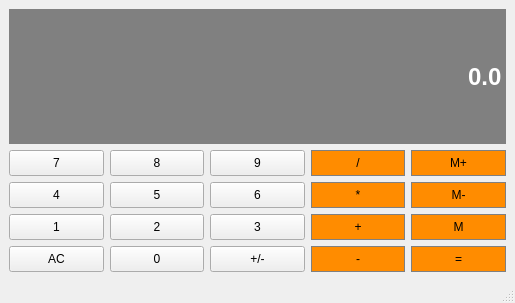
<?xml version="1.0" encoding="UTF-8"?>
<ui version="4.0">
 <class>Calculator</class>
 <widget class="QMainWindow" name="Calculator">
  <property name="geometry">
   <rect>
    <x>0</x>
    <y>0</y>
    <width>515</width>
    <height>303</height>
   </rect>
  </property>
  <property name="windowTitle">
   <string>Calculator</string>
  </property>
  <widget class="QWidget" name="centralwidget">
   <layout class="QGridLayout" name="gridLayout">
    <item row="1" column="3">
     <widget class="QPushButton" name="Divide">
      <property name="sizePolicy">
       <sizepolicy hsizetype="Preferred" vsizetype="Preferred">
        <horstretch>0</horstretch>
        <verstretch>0</verstretch>
       </sizepolicy>
      </property>
      <property name="styleSheet">
       <string notr="true">QPushButton {
	background-color: #FF8C00;
	border: 1px solid gray;
	padding: 5px;
}
	
QPushButton:pressed {
	background-color: #A9A9A9;
	border: 1px solid gray;
	padding: 5px;
}</string>
      </property>
      <property name="text">
       <string>/</string>
      </property>
     </widget>
    </item>
    <item row="0" column="0" colspan="5">
     <widget class="QLineEdit" name="Display">
      <property name="sizePolicy">
       <sizepolicy hsizetype="Preferred" vsizetype="Expanding">
        <horstretch>0</horstretch>
        <verstretch>0</verstretch>
       </sizepolicy>
      </property>
      <property name="font">
       <font>
        <family>Arial</family>
        <pointsize>18</pointsize>
        <bold>true</bold>
       </font>
      </property>
      <property name="styleSheet">
       <string notr="true"> QLineEdit{
	background-color:gray;
	border: 1px solid gray;
	color: #ffffff;
}</string>
      </property>
      <property name="text">
       <string>0.0</string>
      </property>
      <property name="alignment">
       <set>Qt::AlignRight|Qt::AlignTrailing|Qt::AlignVCenter</set>
      </property>
     </widget>
    </item>
    <item row="3" column="3">
     <widget class="QPushButton" name="Add">
      <property name="sizePolicy">
       <sizepolicy hsizetype="Preferred" vsizetype="Preferred">
        <horstretch>0</horstretch>
        <verstretch>0</verstretch>
       </sizepolicy>
      </property>
      <property name="styleSheet">
       <string notr="true">QPushButton {
	background-color: #FF8C00;
	border: 1px solid gray;
	padding: 5px;
}
	
QPushButton:pressed {
	background-color: #A9A9A9;
	border: 1px solid gray;
	padding: 5px;
}</string>
      </property>
      <property name="text">
       <string>+</string>
      </property>
     </widget>
    </item>
    <item row="1" column="2">
     <widget class="QPushButton" name="Button9">
      <property name="sizePolicy">
       <sizepolicy hsizetype="Preferred" vsizetype="Preferred">
        <horstretch>0</horstretch>
        <verstretch>0</verstretch>
       </sizepolicy>
      </property>
      <property name="styleSheet">
       <string notr="true"> QpushButton{
	background-color: #C0C0C0;
	border: 1px solid gray;
	padding: 5px;
}

 QpushButton:pressed{
	background-color: #A9A9A9;
	border: 1px solid gray;
	padding: 5px;
}</string>
      </property>
      <property name="text">
       <string>9</string>
      </property>
     </widget>
    </item>
    <item row="2" column="3">
     <widget class="QPushButton" name="Multiply">
      <property name="sizePolicy">
       <sizepolicy hsizetype="Preferred" vsizetype="Preferred">
        <horstretch>0</horstretch>
        <verstretch>0</verstretch>
       </sizepolicy>
      </property>
      <property name="styleSheet">
       <string notr="true">QPushButton {
	background-color: #FF8C00;
	border: 1px solid gray;
	padding: 5px;
}
	
QPushButton:pressed {
	background-color: #A9A9A9;
	border: 1px solid gray;
	padding: 5px;
}</string>
      </property>
      <property name="text">
       <string>*</string>
      </property>
     </widget>
    </item>
    <item row="4" column="1">
     <widget class="QPushButton" name="Button0">
      <property name="sizePolicy">
       <sizepolicy hsizetype="Preferred" vsizetype="Preferred">
        <horstretch>0</horstretch>
        <verstretch>0</verstretch>
       </sizepolicy>
      </property>
      <property name="styleSheet">
       <string notr="true"> QpushButton{
	background-color: #C0C0C0;
	border: 1px solid gray;
	padding: 5px;
}

 QpushButton:pressed{
	background-color: #A9A9A9;
	border: 1px solid gray;
	padding: 5px;
}</string>
      </property>
      <property name="text">
       <string>0</string>
      </property>
     </widget>
    </item>
    <item row="4" column="4">
     <widget class="QPushButton" name="Equals">
      <property name="sizePolicy">
       <sizepolicy hsizetype="Preferred" vsizetype="Preferred">
        <horstretch>0</horstretch>
        <verstretch>0</verstretch>
       </sizepolicy>
      </property>
      <property name="styleSheet">
       <string notr="true">QPushButton {
	background-color: #FF8C00;
	border: 1px solid gray;
	padding: 5px;
}
	
QPushButton:pressed {
	background-color: #A9A9A9;
	border: 1px solid gray;
	padding: 5px;
}</string>
      </property>
      <property name="text">
       <string>=</string>
      </property>
     </widget>
    </item>
    <item row="4" column="3">
     <widget class="QPushButton" name="Subtract">
      <property name="sizePolicy">
       <sizepolicy hsizetype="Preferred" vsizetype="Preferred">
        <horstretch>0</horstretch>
        <verstretch>0</verstretch>
       </sizepolicy>
      </property>
      <property name="styleSheet">
       <string notr="true">QPushButton {
	background-color: #FF8C00;
	border: 1px solid gray;
	padding: 5px;
}
	
QPushButton:pressed {
	background-color: #A9A9A9;
	border: 1px solid gray;
	padding: 5px;
}</string>
      </property>
      <property name="text">
       <string>-</string>
      </property>
     </widget>
    </item>
    <item row="1" column="4">
     <widget class="QPushButton" name="MemAdd">
      <property name="sizePolicy">
       <sizepolicy hsizetype="Preferred" vsizetype="Preferred">
        <horstretch>0</horstretch>
        <verstretch>0</verstretch>
       </sizepolicy>
      </property>
      <property name="styleSheet">
       <string notr="true">QPushButton {
	background-color: #FF8C00;
	border: 1px solid gray;
	padding: 5px;
}
	
QPushButton:pressed {
	background-color: #A9A9A9;
	border: 1px solid gray;
	padding: 5px;
}</string>
      </property>
      <property name="text">
       <string>M+</string>
      </property>
     </widget>
    </item>
    <item row="3" column="2">
     <widget class="QPushButton" name="Button3">
      <property name="sizePolicy">
       <sizepolicy hsizetype="Preferred" vsizetype="Preferred">
        <horstretch>0</horstretch>
        <verstretch>0</verstretch>
       </sizepolicy>
      </property>
      <property name="styleSheet">
       <string notr="true"> QpushButton{
	background-color: #C0C0C0;
	border: 1px solid gray;
	padding: 5px;
}

 QpushButton:pressed{
	background-color: #A9A9A9;
	border: 1px solid gray;
	padding: 5px;
}</string>
      </property>
      <property name="text">
       <string>3</string>
      </property>
     </widget>
    </item>
    <item row="1" column="0">
     <widget class="QPushButton" name="Button7">
      <property name="sizePolicy">
       <sizepolicy hsizetype="Preferred" vsizetype="Preferred">
        <horstretch>0</horstretch>
        <verstretch>0</verstretch>
       </sizepolicy>
      </property>
      <property name="styleSheet">
       <string notr="true"> QpushButton{
	background-color: #C0C0C0;
	border: 1px solid gray;
	padding: 5px;
}

 QpushButton:pressed{
	background-color: #A9A9A9;
	border: 1px solid gray;
	padding: 5px;
}</string>
      </property>
      <property name="text">
       <string>7</string>
      </property>
     </widget>
    </item>
    <item row="3" column="4">
     <widget class="QPushButton" name="MemGet">
      <property name="sizePolicy">
       <sizepolicy hsizetype="Preferred" vsizetype="Preferred">
        <horstretch>0</horstretch>
        <verstretch>0</verstretch>
       </sizepolicy>
      </property>
      <property name="styleSheet">
       <string notr="true">QPushButton {
	background-color: #FF8C00;
	border: 1px solid gray;
	padding: 5px;
}
	
QPushButton:pressed {
	background-color: #A9A9A9;
	border: 1px solid gray;
	padding: 5px;
}</string>
      </property>
      <property name="text">
       <string>M</string>
      </property>
     </widget>
    </item>
    <item row="1" column="1">
     <widget class="QPushButton" name="Button8">
      <property name="sizePolicy">
       <sizepolicy hsizetype="Preferred" vsizetype="Preferred">
        <horstretch>0</horstretch>
        <verstretch>0</verstretch>
       </sizepolicy>
      </property>
      <property name="styleSheet">
       <string notr="true"> QpushButton{
	background-color: #C0C0C0;
	border: 1px solid gray;
	padding: 5px;
}

 QpushButton:pressed{
	background-color: #A9A9A9;
	border: 1px solid gray;
	padding: 5px;
}</string>
      </property>
      <property name="text">
       <string>8</string>
      </property>
     </widget>
    </item>
    <item row="4" column="0">
     <widget class="QPushButton" name="Clear">
      <property name="sizePolicy">
       <sizepolicy hsizetype="Preferred" vsizetype="Preferred">
        <horstretch>0</horstretch>
        <verstretch>0</verstretch>
       </sizepolicy>
      </property>
      <property name="styleSheet">
       <string notr="true"> QpushButton{
	background-color: #C0C0C0;
	border: 1px solid gray;
	padding: 5px;
}

 QpushButton:pressed{
	background-color: #A9A9A9;
	border: 1px solid gray;
	padding: 5px;
}</string>
      </property>
      <property name="text">
       <string>AC</string>
      </property>
     </widget>
    </item>
    <item row="2" column="0">
     <widget class="QPushButton" name="Button4">
      <property name="sizePolicy">
       <sizepolicy hsizetype="Preferred" vsizetype="Preferred">
        <horstretch>0</horstretch>
        <verstretch>0</verstretch>
       </sizepolicy>
      </property>
      <property name="styleSheet">
       <string notr="true"> QpushButton{
	background-color: #C0C0C0;
	border: 1px solid gray;
	padding: 5px;
}

 QpushButton:pressed{
	background-color: #A9A9A9;
	border: 1px solid gray;
	padding: 5px;
}</string>
      </property>
      <property name="text">
       <string>4</string>
      </property>
     </widget>
    </item>
    <item row="3" column="0">
     <widget class="QPushButton" name="Button1">
      <property name="sizePolicy">
       <sizepolicy hsizetype="Preferred" vsizetype="Preferred">
        <horstretch>0</horstretch>
        <verstretch>0</verstretch>
       </sizepolicy>
      </property>
      <property name="styleSheet">
       <string notr="true"> QpushButton{
	background-color: #C0C0C0;
	border: 1px solid gray;
	padding: 5px;
}

 QpushButton:pressed{
	background-color: #A9A9A9;
	border: 1px solid gray;
	padding: 5px;
}</string>
      </property>
      <property name="text">
       <string>1</string>
      </property>
     </widget>
    </item>
    <item row="4" column="2">
     <widget class="QPushButton" name="ChangeSign">
      <property name="sizePolicy">
       <sizepolicy hsizetype="Preferred" vsizetype="Preferred">
        <horstretch>0</horstretch>
        <verstretch>0</verstretch>
       </sizepolicy>
      </property>
      <property name="styleSheet">
       <string notr="true"> QpushButton{
	background-color: #C0C0C0;
	border: 1px solid gray;
	padding: 5px;
}

 QpushButton:pressed{
	background-color: #A9A9A9;
	border: 1px solid gray;
	padding: 5px;
}</string>
      </property>
      <property name="text">
       <string>+/-</string>
      </property>
     </widget>
    </item>
    <item row="2" column="2">
     <widget class="QPushButton" name="Button6">
      <property name="sizePolicy">
       <sizepolicy hsizetype="Preferred" vsizetype="Preferred">
        <horstretch>0</horstretch>
        <verstretch>0</verstretch>
       </sizepolicy>
      </property>
      <property name="styleSheet">
       <string notr="true"> QpushButton{
	background-color: #C0C0C0;
	border: 1px solid gray;
	padding: 5px;
}

 QpushButton:pressed{
	background-color: #A9A9A9;
	border: 1px solid gray;
	padding: 5px;
}</string>
      </property>
      <property name="text">
       <string>6</string>
      </property>
     </widget>
    </item>
    <item row="2" column="1">
     <widget class="QPushButton" name="Button5">
      <property name="sizePolicy">
       <sizepolicy hsizetype="Preferred" vsizetype="Preferred">
        <horstretch>0</horstretch>
        <verstretch>0</verstretch>
       </sizepolicy>
      </property>
      <property name="styleSheet">
       <string notr="true"> QpushButton{
	background-color: #C0C0C0;
	border: 1px solid gray;
	padding: 5px;
}

 QpushButton:pressed{
	background-color: #A9A9A9;
	border: 1px solid gray;
	padding: 5px;
}</string>
      </property>
      <property name="text">
       <string>5</string>
      </property>
     </widget>
    </item>
    <item row="2" column="4">
     <widget class="QPushButton" name="MemClear">
      <property name="sizePolicy">
       <sizepolicy hsizetype="Preferred" vsizetype="Preferred">
        <horstretch>0</horstretch>
        <verstretch>0</verstretch>
       </sizepolicy>
      </property>
      <property name="styleSheet">
       <string notr="true">QPushButton {
	background-color: #FF8C00;
	border: 1px solid gray;
	padding: 5px;
}
	
QPushButton:pressed {
	background-color: #A9A9A9;
	border: 1px solid gray;
	padding: 5px;
}</string>
      </property>
      <property name="text">
       <string>M-</string>
      </property>
     </widget>
    </item>
    <item row="3" column="1">
     <widget class="QPushButton" name="Button2">
      <property name="sizePolicy">
       <sizepolicy hsizetype="Preferred" vsizetype="Preferred">
        <horstretch>0</horstretch>
        <verstretch>0</verstretch>
       </sizepolicy>
      </property>
      <property name="styleSheet">
       <string notr="true"> QpushButton{
	background-color: #C0C0C0;
	border: 1px solid gray;
	padding: 5px;
}

 QpushButton:pressed{
	background-color: #A9A9A9;
	border: 1px solid gray;
	padding: 5px;
}</string>
      </property>
      <property name="text">
       <string>2</string>
      </property>
     </widget>
    </item>
   </layout>
  </widget>
  <widget class="QMenuBar" name="menubar">
   <property name="geometry">
    <rect>
     <x>0</x>
     <y>0</y>
     <width>515</width>
     <height>26</height>
    </rect>
   </property>
  </widget>
  <widget class="QStatusBar" name="statusbar"/>
 </widget>
 <resources/>
 <connections/>
</ui>
